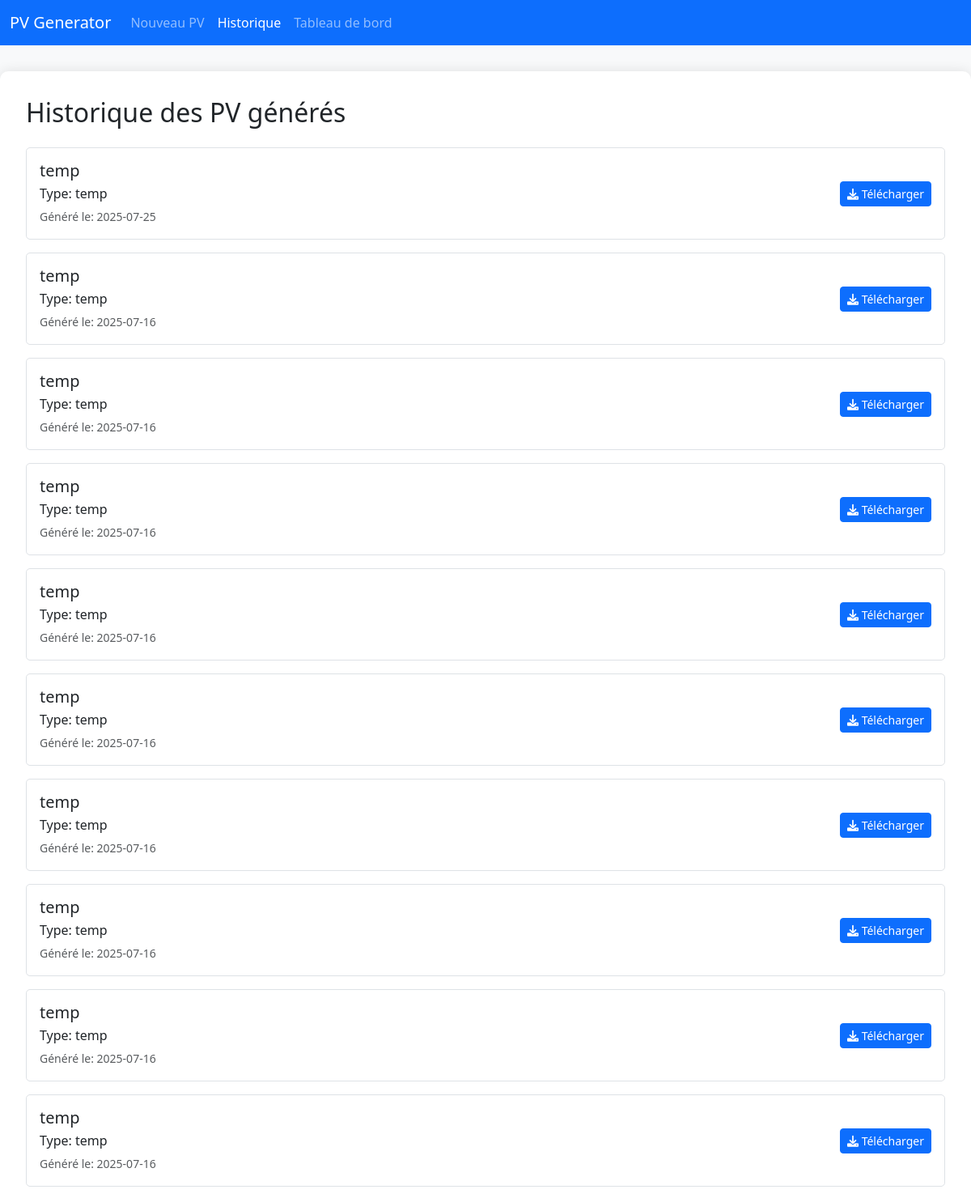
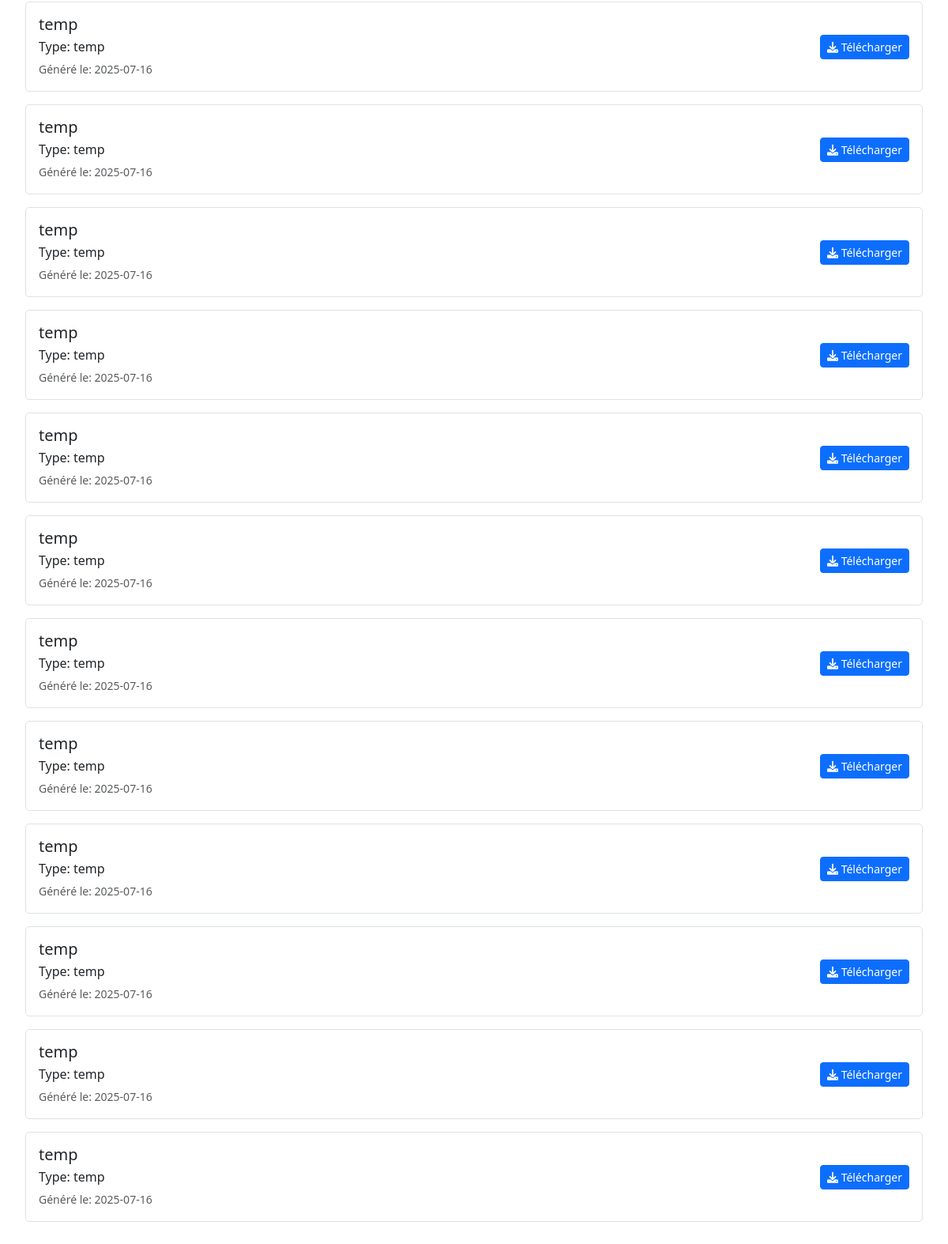
The page /history (signed in) on the database its author committed (2 pictures, top to bottom).
### tables this page shows
CREATE TABLE pv_history
                 (id INTEGER PRIMARY KEY AUTOINCREMENT,
                  username TEXT NOT NULL,
                  date_creation TEXT NOT NULL,
                  type_societe TEXT NOT NULL,
                  nom_entreprise TEXT NOT NULL,
                  filename TEXT NOT NULL);

### app.py (the view)
@app.route('/history')
def history():
    if 'username' not in session:
        return redirect(url_for('login'))
    try:
        conn = sqlite3.connect(DB_PATH)
        c = conn.cursor()
        c.execute('SELECT date_creation, type_societe, nom_entreprise, filename FROM pv_history WHERE username = ? ORDER BY date_creation DESC',
                 (session['username'],))
        history = c.fetchall()
        conn.close()
        return render_template('history.html', history=history)
    except Exception as e:
        return render_template('history.html', error=str(e))

### templates/history.html (shortened to what this page needs)
<!DOCTYPE html>
<html lang="fr">
<head>
    <link href="https://cdn.jsdelivr.net/npm/bootstrap@5.3.0/dist/css/bootstrap.min.css" rel="stylesheet">
    <link href="https://cdn.jsdelivr.net/npm/@fortawesome/fontawesome-free@6.0.0/css/all.min.css" rel="stylesheet">
</head>
<body>
    <nav class="navbar navbar-expand-lg navbar-dark bg-primary">
        <div class="container-fluid">
            <a class="navbar-brand" href="/formulaire">PV Generator</a>
            <div class="collapse navbar-collapse" id="navbarNav">
                <ul class="navbar-nav">
                    <li class="nav-item">
                        <a class="nav-link" href="/formulaire">Nouveau PV</a>
                    </li>
                    <li class="nav-item">
                        <a class="nav-link active" href="/history">Historique</a>
                    </li>
                    <li class="nav-item">
                        <a class="nav-link" href="/dashboard">Tableau de bord</a>
                    </li>
                </ul>
            </div>
        </div>
    </nav>
    <div class="history-container">
        <h2 class="mb-4">Historique des PV générés</h2>
        {% if history %}
        <div class="list-group">
            {% for date, type, nom, filename in history %}
            <div class="history-item d-flex justify-content-between align-items-center">
                <div>
                    <h5 class="mb-1">{{ nom }}</h5>
                    <p class="mb-1">Type: {{ type }}</p>
                    <small class="text-muted">Généré le: {{ date }}</small>
                </div>
                <div class="btn-group">
                    <a href="/pv/{{ filename }}" class="btn btn-primary btn-sm">
                        <i class="fas fa-download"></i> Télécharger
                    </a>
                </div>
            </div>
            {% endfor %}
        </div>
        {% else %}
        <p class="text-center text-muted">Aucun PV généré pour le moment.</p>
        {% endif %}
    </div>
</body>
</html>

### templates/history.html (style rules this page uses)
body { background-color: #f8f9fa; }
.history-container { max-width: 1200px; margin: 2rem auto; padding: 2rem; background: white; border-radius: 10px; box-shadow: 0 0 15px rgba(0,0,0,0.1); }
.history-item { padding: 1rem; margin-bottom: 1rem; border: 1px solid #dee2e6; border-radius: 5px; transition: all 0.3s ease; }

### rows shown on the page
pv_history: nom_entreprise "temp", type_societe "temp", date_creation "2025-07-25"
pv_history: nom_entreprise "temp", type_societe "temp", date_creation "2025-07-16"
pv_history: nom_entreprise "temp", type_societe "temp", date_creation "2025-07-16"
pv_history: nom_entreprise "temp", type_societe "temp", date_creation "2025-07-16"
pv_history: nom_entreprise "temp", type_societe "temp", date_creation "2025-07-16"
pv_history: nom_entreprise "temp", type_societe "temp", date_creation "2025-07-16"
pv_history: nom_entreprise "temp", type_societe "temp", date_creation "2025-07-16"
pv_history: nom_entreprise "temp", type_societe "temp", date_creation "2025-07-16"
pv_history: nom_entreprise "temp", type_societe "temp", date_creation "2025-07-16"
pv_history: nom_entreprise "temp", type_societe "temp", date_creation "2025-07-16"
pv_history: nom_entreprise "temp", type_societe "temp", date_creation "2025-07-16"
pv_history: nom_entreprise "temp", type_societe "temp", date_creation "2025-07-16"
pv_history: nom_entreprise "temp", type_societe "temp", date_creation "2025-07-16"
pv_history: nom_entreprise "temp", type_societe "temp", date_creation "2025-07-16"
pv_history: nom_entreprise "temp", type_societe "temp", date_creation "2025-07-16"
pv_history: nom_entreprise "temp", type_societe "temp", date_creation "2025-07-16"
pv_history: nom_entreprise "temp", type_societe "temp", date_creation "2025-07-16"
pv_history: nom_entreprise "temp", type_societe "temp", date_creation "2025-07-16"
pv_history: nom_entreprise "temp", type_societe "temp", date_creation "2025-07-16"
pv_history: nom_entreprise "temp", type_societe "temp", date_creation "2025-07-16"
pv_history: nom_entreprise "temp", type_societe "temp", date_creation "2025-07-16"
pv_history: nom_entreprise "temp", type_societe "temp", date_creation "2025-07-16"
